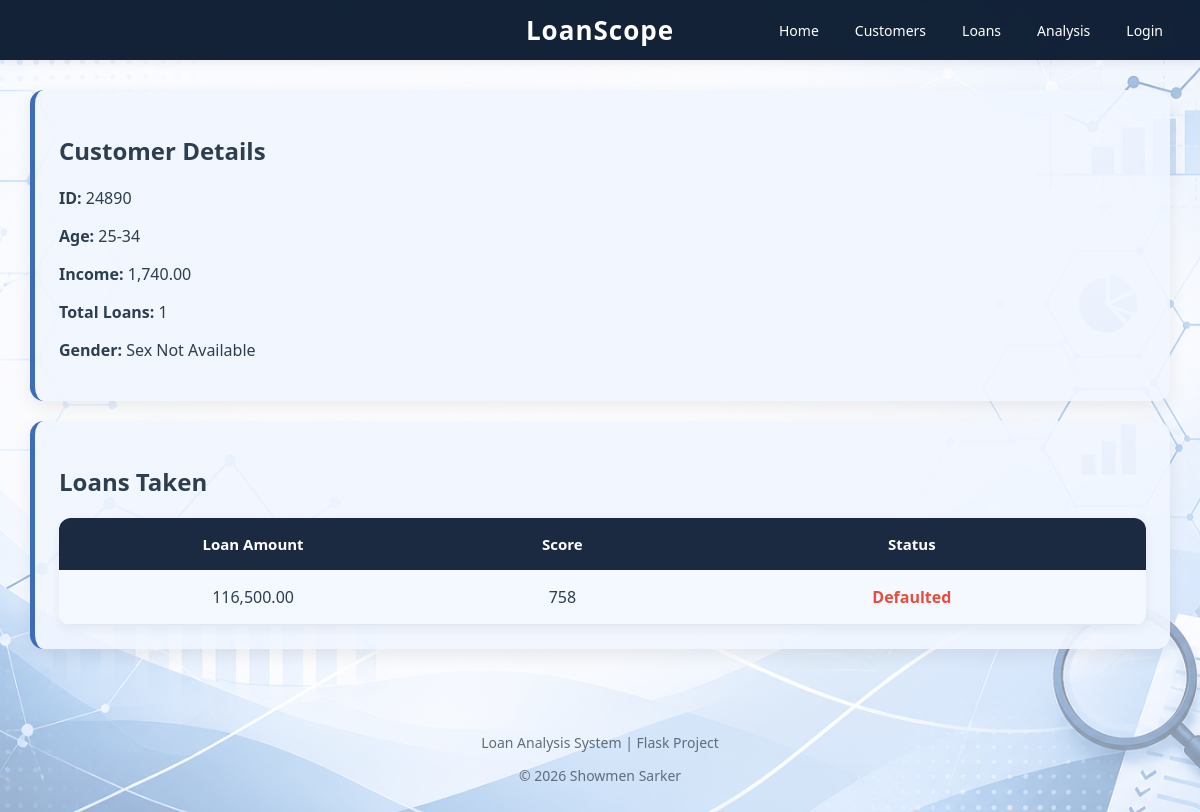
Page /customer/24890 on the committed database.
### app/models/customer.py (models this page shows)
class Customer(db.Model):
    id = db.Column(
        db.Integer,
        primary_key=True
    )
    age = db.Column(
        db.String(20)
    )
    income = db.Column(
        db.Float
    )
    gender = db.Column(
        db.String(10)
    )
    loans = db.relationship(
        "Loan",
        backref="customer",
        lazy=True
    )

### app/models/loan.py (models this page shows)
class Loan(db.Model):
    id = db.Column(
        db.Integer,
        primary_key=True
    )
    loan_amount = db.Column(
        db.Float
    )
    credit_score = db.Column(
        db.Integer
    )
    default_status = db.Column(
        db.Integer
    )
    customer_id = db.Column(
        db.Integer,
        db.ForeignKey("customer.id")
    )

### app/controllers/routes.py (the view, shortened to what this page needs)
@main.route("/customer/<int:id>")
def customer_detail(id):
    try:
        customer = Customer.query.get_or_404(id)
        loans = Loan.query.filter_by(
            customer_id=id
        ).all()
        loan_count = len(loans)
        if not loans:
            flash(
                "This customer has no loans yet.",
                "warning"
            )
        return render_template(
            "customer_detail.html",
            customer=customer,
            loans=loans,
            loan_count=loan_count
        )
    except HTTPException as e:
        raise e
    except Exception as e:
        print(e)
        return render_template(
            "errors/general.html"
        ), 500

### app/templates/customer_detail.html (shortened to what this page needs)
{% extends "base.html" %}
{% block content %}
<div class="card">
    <h2>Customer Details</h2>
    <p>
        <strong>ID:</strong>
        {{ customer.id }}
    </p>
    <p>
        <strong>Age:</strong>
        {{ customer.age }}
    </p>
    <p>
        <strong>Income:</strong>
        {{ "{:,.2f}".format(customer.income or 0) }}
    </p>
    <p>
        <strong>Total Loans:</strong>
        {{ loan_count }}
    </p>
    <p>
        <strong>Gender:</strong>
        {{ customer.gender or "Not Available" }}
    </p>
</div>
<div class="card">
    <h2>Loans Taken</h2>
    <table>
        <thead>
            <tr>
                <th>Loan Amount</th>
                <th>Score</th>
                <th>Status</th>
            </tr>
        </thead>
        <tbody>
            {% for loan in loans %}
            <tr>
                <td>
                    {{ "{:,.2f}".format(loan.loan_amount or 0) }}
                </td>
                <td>
                    {{ loan.credit_score }}
                </td>
                <td>
                    {% if loan.default_status == 1 %}
                        <span class="red">
                            Defaulted
                        </span>
                    {% else %}
                        <span class="green">
                            Safe
                        </span>
                    {% endif %}
                </td>
            </tr>
            {% endfor %}
        </tbody>
    </table>
</div>
{% endblock %}

### app/static/style.css (style rules this page uses)
body { margin: 0; font-family: "Segoe UI", Arial, sans-serif; color: #2c3e50; background: url("/static/background.png") no-repeat center center fixed; background-size: cover; overflow-x: hidden; }
* { box-sizing: border-box; }
table { width: 100%; min-width: 700px; border-collapse: collapse; overflow: hidden; border-radius: 12px; background: rgba(240, 246, 255, 0.92); box-shadow: 0 4px 12px rgba(0, 0, 0, 0.06); }
th { padding: 16px 24px; background: #1b2a41; color: white; text-align: center; font-size: 15px; }
td { padding: 16px 24px; border-bottom: 1px solid #dfe7f2; text-align: center; background: rgba(245, 249, 255, 0.88); }
th:last-child, td:last-child { min-width: 180px; }
.red { color: #e74c3c; font-weight: 600; }
.card { width: 100%; margin-bottom: 20px; padding: 24px; border-radius: 14px; border-left: 5px solid #3d6cb9; background: rgba(240, 246, 255, 0.92); box-shadow: 0 6px 18px rgba(0, 0, 0, 0.08); transition: transform 0.25s ease, box-shadow 0.25s ease; overflow: hidden; }

### rows in the picture
Customer: id "24890", age "25-34", income "1,740.00", gender "Sex Not Available"
Loan: loan_amount "116,500.00", credit_score "758", default_status "Defaulted"

### other values in the picture
{{ loan_count }} "1"
